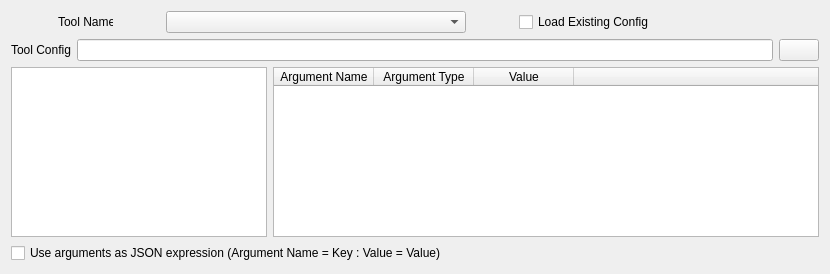
<?xml version="1.0" encoding="UTF-8"?>
<ui version="4.0">
 <class>GTAGenericToolWidget</class>
 <widget class="QWidget" name="GTAGenericToolWidget">
  <property name="geometry">
   <rect>
    <x>0</x>
    <y>0</y>
    <width>830</width>
    <height>274</height>
   </rect>
  </property>
  <property name="windowTitle">
   <string>Form</string>
  </property>
  <layout class="QGridLayout" name="gridLayout">
   <item row="0" column="0">
    <layout class="QHBoxLayout" name="horizontalLayout">
     <item>
      <widget class="QLabel" name="label_2">
       <property name="sizePolicy">
        <sizepolicy hsizetype="Minimum" vsizetype="Minimum">
         <horstretch>0</horstretch>
         <verstretch>0</verstretch>
        </sizepolicy>
       </property>
       <property name="minimumSize">
        <size>
         <width>10</width>
         <height>20</height>
        </size>
       </property>
       <property name="maximumSize">
        <size>
         <width>55</width>
         <height>16777215</height>
        </size>
       </property>
       <property name="text">
        <string>Tool Name</string>
       </property>
      </widget>
     </item>
     <item>
      <widget class="QComboBox" name="toolNameCB">
       <property name="sizePolicy">
        <sizepolicy hsizetype="Minimum" vsizetype="Preferred">
         <horstretch>0</horstretch>
         <verstretch>0</verstretch>
        </sizepolicy>
       </property>
       <property name="maximumSize">
        <size>
         <width>300</width>
         <height>16777215</height>
        </size>
       </property>
       <property name="editable">
        <bool>false</bool>
       </property>
      </widget>
     </item>
     <item>
      <widget class="QCheckBox" name="ExistingConfigCB">
       <property name="maximumSize">
        <size>
         <width>150</width>
         <height>16777215</height>
        </size>
       </property>
       <property name="text">
        <string>Load Existing Config</string>
       </property>
      </widget>
     </item>
     <item>
      <spacer name="horizontalSpacer">
       <property name="orientation">
        <enum>Qt::Horizontal</enum>
       </property>
       <property name="sizeType">
        <enum>QSizePolicy::Preferred</enum>
       </property>
       <property name="sizeHint" stdset="0">
        <size>
         <width>100</width>
         <height>20</height>
        </size>
       </property>
      </spacer>
     </item>
    </layout>
   </item>
   <item row="1" column="0">
    <layout class="QHBoxLayout" name="horizontalLayout_2">
     <item>
      <widget class="QLabel" name="ToolConfigLabel">
       <property name="sizePolicy">
        <sizepolicy hsizetype="Preferred" vsizetype="Preferred">
         <horstretch>0</horstretch>
         <verstretch>0</verstretch>
        </sizepolicy>
       </property>
       <property name="minimumSize">
        <size>
         <width>10</width>
         <height>20</height>
        </size>
       </property>
       <property name="text">
        <string>Tool Config</string>
       </property>
      </widget>
     </item>
     <item>
      <widget class="QLineEdit" name="ToolConfigLE">
       <property name="readOnly">
        <bool>true</bool>
       </property>
      </widget>
     </item>
     <item>
      <widget class="QPushButton" name="SearchInputFilePB">
       <property name="text">
        <string/>
       </property>
       <property name="icon">
        <iconset resource="../resource.qrc">
         <normaloff>:/images/forms/img/SEARCH.png</normaloff>:/images/forms/img/SEARCH.png</iconset>
       </property>
      </widget>
     </item>
    </layout>
   </item>
   <item row="2" column="0">
    <layout class="QHBoxLayout" name="horizontalLayout_3">
     <item>
      <widget class="QListWidget" name="FunctionListWidget"/>
     </item>
     <item>
      <widget class="QTableWidget" name="FuncArgsTW">
       <property name="sizePolicy">
        <sizepolicy hsizetype="Expanding" vsizetype="Expanding">
         <horstretch>1</horstretch>
         <verstretch>0</verstretch>
        </sizepolicy>
       </property>
       <property name="autoScroll">
        <bool>true</bool>
       </property>
       <property name="alternatingRowColors">
        <bool>false</bool>
       </property>
       <attribute name="horizontalHeaderCascadingSectionResizes">
        <bool>false</bool>
       </attribute>
       <attribute name="horizontalHeaderStretchLastSection">
        <bool>true</bool>
       </attribute>
       <attribute name="verticalHeaderStretchLastSection">
        <bool>false</bool>
       </attribute>
       <column>
        <property name="text">
         <string>Argument Name</string>
        </property>
       </column>
       <column>
        <property name="text">
         <string>Argument Type</string>
        </property>
       </column>
       <column>
        <property name="text">
         <string>Value</string>
        </property>
       </column>
       <column>
        <property name="text">
         <string/>
        </property>
       </column>
      </widget>
     </item>
    </layout>
   </item>
   <item row="3" column="0">
    <widget class="QCheckBox" name="SCXMLInputModCB">
     <property name="text">
      <string>Use arguments as JSON expression (Argument Name = Key : Value = Value)</string>
     </property>
    </widget>
   </item>
  </layout>
 </widget>
 <resources>
  <include location="../resource.qrc"/>
 </resources>
 <connections/>
</ui>
